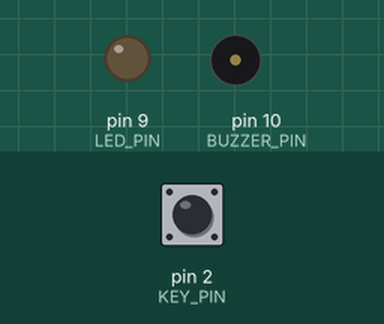
Simulated run of this sketch. Board: Arduino Uno, built with avr-gcc and run on an emulated ATmega328P. Parts: output pins drawn as LEDs (lit = HIGH), buzzer (waves = sounding). Dashed ring = blinking. Inputs (shaded band) come from the test bench; at power-on: pin 2 (KEY_PIN) HIGH. What the sketch prints to the serial monitor is not drawn.

Above: at 1.2 s.
1.3 s: pin 2 (KEY_PIN) pulled LOW for 0.15 s
At 1.37 s:
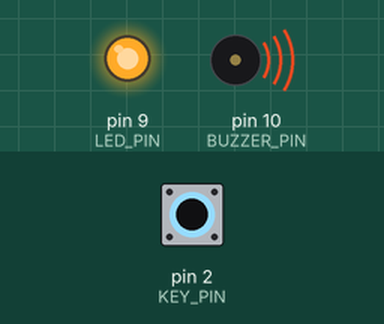
2.9 s: pin 2 (KEY_PIN) pulled LOW for 1 s
At 4.9 s:
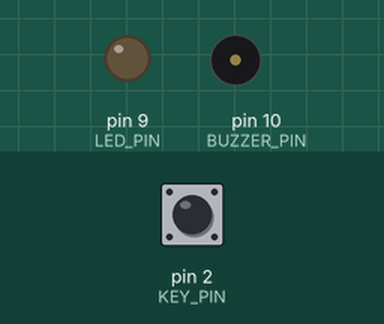
6.1 s: pin 2 (KEY_PIN) pulsed LOW 2 times (0.12 s each, 0.3 s apart)
At 6.16 s:
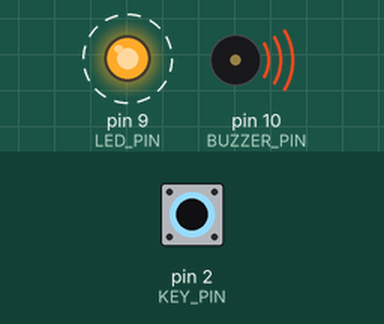
8.7 s: pin 2 (KEY_PIN) pulsed LOW 5 times (0.12 s each, 0.3 s apart)
At 11.5 s:
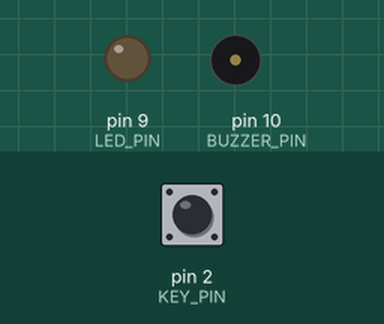
Timing chart, 0 to 13.0 s (numbered marks = the images above; inputs shaded):
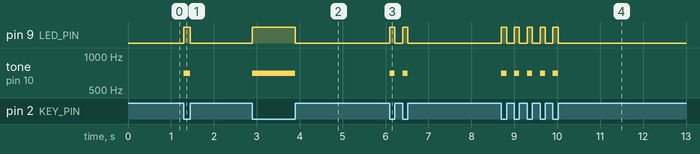

Measured:
- after the input at 1.3 s, pin 9 (LED_PIN): LOW → HIGH at once, → LOW 0.15 s later; tone on pin 10 (BUZZER_PIN): silent → 700 Hz at once, → silent 0.15 s later
- after the input at 2.9 s, pin 9 (LED_PIN): LOW → HIGH at once, → LOW 1.0 s later; tone on pin 10 (BUZZER_PIN): silent → 700 Hz at once, → silent 1.0 s later
- after the input at 6.1 s, pin 9 (LED_PIN): alternates HIGH for 0.12 s and LOW for 0.18 s, 4 changes in all, then stays LOW, starting at once; tone on pin 10 (BUZZER_PIN): alternates 700 Hz for 0.12 s and silent for 0.18 s, 4 changes in all, then stays silent, starting at once
- after the input at 8.7 s, pin 9 (LED_PIN): alternates HIGH for 0.12 s and LOW for 0.18 s, 10 changes in all, then stays LOW, starting at once; tone on pin 10 (BUZZER_PIN): alternates 700 Hz for 0.12 s and silent for 0.18 s, 10 changes in all, then stays silent, starting at once

The sketch:

signal_no_1844_uno_v0_1.ino
```cpp
/*
  Signal No. 1844 - Arduino Uno v0.1

  Minimum Morse trainer prototype:
  - KEY button on D2 to GND using INPUT_PULLUP
  - Signal LED on D9 through 220 ohm resistor to GND
  - Passive piezo buzzer on D10 to GND
  - Serial Monitor shows dot/dash patterns and decoded letters
  - Enter SOS to trigger flashback

  Wiring:
    D2  -> button -> GND
    D9  -> 220R -> LED anode, LED cathode -> GND
    D10 -> piezo +, piezo - -> GND
*/

const byte KEY_PIN = 2;
const byte LED_PIN = 9;
const byte BUZZER_PIN = 10;

const unsigned int TONE_HZ = 700;
const unsigned long DOT_THRESHOLD_MS = 250;
const unsigned long CHARACTER_GAP_MS = 700;
const unsigned long WORD_GAP_MS = 1500;
const unsigned int PLAYBACK_UNIT_MS = 150;

bool keyWasPressed = false;
bool muted = false;
unsigned long pressStartMs = 0;
unsigned long lastReleaseMs = 0;

String currentPattern = "";
String messageBuffer = "";

struct MorseEntry {
  const char* pattern;
  char value;
};

MorseEntry MORSE_TABLE[] = {
  {".-", 'A'}, {"-...", 'B'}, {"-.-.", 'C'}, {"-..", 'D'}, {".", 'E'},
  {"..-.", 'F'}, {"--.", 'G'}, {"....", 'H'}, {"..", 'I'}, {".---", 'J'},
  {"-.-", 'K'}, {".-..", 'L'}, {"--", 'M'}, {"-.", 'N'}, {"---", 'O'},
  {".--.", 'P'}, {"--.-", 'Q'}, {".-.", 'R'}, {"...", 'S'}, {"-", 'T'},
  {"..-", 'U'}, {"...-", 'V'}, {".--", 'W'}, {"-..-", 'X'}, {"-.--", 'Y'},
  {"--..", 'Z'},
  {".----", '1'}, {"..---", '2'}, {"...--", '3'}, {"....-", '4'}, {".....", '5'},
  {"-....", '6'}, {"--...", '7'}, {"---..", '8'}, {"----.", '9'}, {"-----", '0'}
};

const int MORSE_TABLE_SIZE = sizeof(MORSE_TABLE) / sizeof(MORSE_TABLE[0]);

void setup() {
  pinMode(KEY_PIN, INPUT_PULLUP);
  pinMode(LED_PIN, OUTPUT);
  pinMode(BUZZER_PIN, OUTPUT);

  Serial.begin(9600);
  Serial.println(F("Signal No. 1844 - Arduino Uno v0.1"));
  Serial.println(F("Tap Morse on D2. Try SOS: ... --- ..."));
}

void loop() {
  handleKey();
  decodeIfGapElapsed();
}

void handleKey() {
  bool keyPressed = digitalRead(KEY_PIN) == LOW;
  unsigned long now = millis();

  if (keyPressed && !keyWasPressed) {
    pressStartMs = now;
    digitalWrite(LED_PIN, HIGH);
    if (!muted) {
      tone(BUZZER_PIN, TONE_HZ);
    }
    keyWasPressed = true;
  }

  if (!keyPressed && keyWasPressed) {
    unsigned long duration = now - pressStartMs;
    lastReleaseMs = now;

    digitalWrite(LED_PIN, LOW);
    noTone(BUZZER_PIN);

    if (duration < DOT_THRESHOLD_MS) {
      currentPattern += ".";
      Serial.print('.');
    } else {
      currentPattern += "-";
      Serial.print('-');
    }

    keyWasPressed = false;
  }
}

void decodeIfGapElapsed() {
  if (currentPattern.length() == 0) {
    return;
  }

  if (keyWasPressed) {
    return;
  }

  unsigned long now = millis();
  if (now - lastReleaseMs >= CHARACTER_GAP_MS) {
    char decoded = decodeMorse(currentPattern);

    Serial.print(F("  ->  "));
    Serial.println(decoded);

    if (decoded != '?') {
      messageBuffer += decoded;
      trimMessageBuffer();
      checkSecretTriggers();
    }

    currentPattern = "";
  }
}

char decodeMorse(String pattern) {
  for (int i = 0; i < MORSE_TABLE_SIZE; i++) {
    if (pattern == MORSE_TABLE[i].pattern) {
      return MORSE_TABLE[i].value;
    }
  }
  return '?';
}

void trimMessageBuffer() {
  const int MAX_BUFFER = 32;
  if (messageBuffer.length() > MAX_BUFFER) {
    messageBuffer = messageBuffer.substring(messageBuffer.length() - MAX_BUFFER);
  }

  Serial.print(F("Buffer: "));
  Serial.println(messageBuffer);
}

void checkSecretTriggers() {
  if (endsWith(messageBuffer, "SOS")) {
    Serial.println(F("Secret trigger: SOS"));
    flashMessage("SOS");
  }

  if (endsWith(messageBuffer, "CQ")) {
    Serial.println(F("Secret trigger: CQ"));
    flashMessage("CQCQC4");
  }

  if (endsWith(messageBuffer, "73")) {
    Serial.println(F("Secret trigger: 73"));
    flashMessage("73");
  }

  if (endsWith(messageBuffer, "RICK")) {
    Serial.println(F("Secret trigger: RICK -> ROLL"));
    flashMessage("ROLL");
  }
}

bool endsWith(String text, const char* suffix) {
  String s = String(suffix);
  if (text.length() < s.length()) {
    return false;
  }
  return text.substring(text.length() - s.length()) == s;
}

void flashMessage(String message) {
  delay(500);

  for (int i = 0; i < message.length(); i++) {
    char c = message.charAt(i);

    if (c == ' ') {
      delay(PLAYBACK_UNIT_MS * 7);
      continue;
    }

    const char* pattern = encodeMorse(c);
    if (pattern != nullptr) {
      playMorsePattern(pattern);
      delay(PLAYBACK_UNIT_MS * 3);
    }
  }

  delay(500);
}

const char* encodeMorse(char c) {
  c = toupper(c);
  for (int i = 0; i < MORSE_TABLE_SIZE; i++) {
    if (MORSE_TABLE[i].value == c) {
      return MORSE_TABLE[i].pattern;
    }
  }
  return nullptr;
}

void playMorsePattern(const char* pattern) {
  for (int i = 0; pattern[i] != '\0'; i++) {
    if (pattern[i] == '.') {
      pulseOutput(PLAYBACK_UNIT_MS);
    } else if (pattern[i] == '-') {
      pulseOutput(PLAYBACK_UNIT_MS * 3);
    }
    delay(PLAYBACK_UNIT_MS);
  }
}

void pulseOutput(unsigned int durationMs) {
  digitalWrite(LED_PIN, HIGH);
  if (!muted) {
    tone(BUZZER_PIN, TONE_HZ);
  }

  delay(durationMs);

  digitalWrite(LED_PIN, LOW);
  noTone(BUZZER_PIN);
}
```
